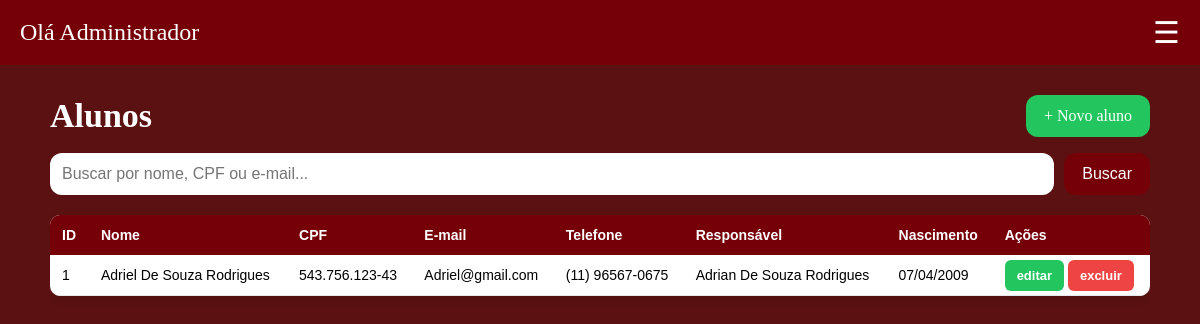
Page /Gestao-Escolar/php/admin/listaraluno.php (signed in) on the committed database.
### tables this page shows
CREATE TABLE IF NOT EXISTS `aluno` (
  `id_aluno` int NOT NULL AUTO_INCREMENT,
  `nome` varchar(100) NOT NULL,
  `email` varchar(50) DEFAULT NULL,
  `data_nascimento` date DEFAULT NULL,
  `cpf` varchar(14) NOT NULL,
  `tel` varchar(20) DEFAULT NULL,
  `responsavel` varchar(100) NOT NULL,
  PRIMARY KEY (`id_aluno`),
  UNIQUE KEY `cpf` (`cpf`),
  UNIQUE KEY `email` (`email`)
);

### Gestao-Escolar/php/verifica.php (called while the page is built, shortened)
<?php
function h($texto) {
    return htmlspecialchars((string)$texto, ENT_QUOTES, 'UTF-8');
}
function data_br($data) {
    return $data ? date("d/m/Y", strtotime($data)) : "—";
}

### Gestao-Escolar/php/admin/listaraluno.php (the view, shortened to what this page needs)
<?php
include "../verifica.php";
include_once "../conexao.php";
$busca = trim($_GET["busca"] ?? "");
$like = "%" . $busca . "%";
$stmt = $sql->prepare("SELECT * FROM aluno WHERE nome LIKE ? OR cpf LIKE ? OR email LIKE ? ORDER BY nome");
$stmt->bind_param("sss", $like, $like, $like);
$stmt->execute();
$query = $stmt->get_result();
?>
<!DOCTYPE html>
<html lang="pt-br">
<head>
    <link rel="stylesheet" href="../../css/style.css">
</head>
<body class="sla">
<?php include "../includes/header_admin.php"; ?>
<div class="container">
  <div class="page-head">
    <h2 class="titulo-pag">Alunos</h2>
    <a class="btn-novo" href="cadaluno.php">+ Novo aluno</a>
  </div>
  <form method="get" class="toolbar">
    <input type="search" name="busca" class="busca" placeholder="Buscar por nome, CPF ou e-mail..." value="<?php echo h($busca); ?>">
    <button class="btn" type="submit">Buscar</button>
  </form>
  <div class="tabela-wrap">
    <table>
      <thead>
        <tr><th>ID</th><th>Nome</th><th>CPF</th><th>E-mail</th><th>Telefone</th><th>Responsável</th><th>Nascimento</th><th>Ações</th></tr>
      </thead>
      <tbody>
<?php while ($row = $query->fetch_assoc()): ?>
        <tr>
          <td><?php echo (int)$row['id_aluno']; ?></td>
          <td><?php echo h($row['nome']); ?></td>
          <td><?php echo h($row['cpf']); ?></td>
          <td><?php echo h($row['email'] ?? '—'); ?></td>
          <td><?php echo h($row['tel'] ?? '—'); ?></td>
          <td><?php echo h($row['responsavel']); ?></td>
          <td><?php echo data_br($row['data_nascimento']); ?></td>
          <td class="acoes">
            <a class="btn-editar" href="edaluno.php?id=<?php echo (int)$row['id_aluno']; ?>">editar</a>
            <a class="btn-excluir" href="../excaluno.php?id=<?php echo (int)$row['id_aluno']; ?>">excluir</a>
          </td>
        </tr>
<?php endwhile; ?>
      </tbody>
    </table>
  </div>
</div>
</body>
</html>

### Gestao-Escolar/css/style.css (style rules this page uses)
.sla { margin: 0; background-color: rgb(91, 17, 17); }
a { text-decoration: none; }
table { width: 100%; border-collapse: collapse; margin: 20px 0; font-family: Arial, sans-serif; background: #fff; box-shadow: 0 4px 12px rgba(0,0,0,0.1); border-radius: 10px; overflow: hidden; }
table th { background: #eb25b3; color: white; padding: 12px; text-align: left; font-size: 14px; }
table td { padding: 12px; border-bottom: 1px solid #e5e7eb; font-size: 14px; }
.btn-editar, .btn-excluir { text-decoration: none; padding: 8px 12px; border-radius: 6px; color: white; font-size: 13px; font-weight: bold; }
.btn-editar { background-color: #22c55e; }
.btn-excluir { background-color: #ef4444; }
.container { max-width: 1100px; margin: 30px auto; padding: 0 20px; }
.page-head { display: flex; justify-content: space-between; align-items: center; flex-wrap: wrap; gap: 12px; margin-bottom: 16px; }
.titulo-pag { color: #ffffff; font-size: 34px; margin: 0; }
.btn, .btn-novo, .btn-form { display: inline-block; cursor: pointer; border: none; border-radius: 12px; padding: 12px 18px; font-size: 16px; background-color: rgb(118, 0, 8); color: #ffffff; transition: 0.2s; }
.btn-novo { background-color: #22c55e; }
.toolbar { display: flex; flex-wrap: wrap; gap: 10px; margin-bottom: 10px; }
.toolbar input, .toolbar select { padding: 12px; border-radius: 12px; border: none; outline: none; background-color: #ffffff; font-size: 16px; }
.toolbar .busca { flex: 1; min-width: 220px; }
.tabela-wrap { overflow-x: auto; }
.tabela-wrap table { margin: 10px 0; }
.tabela-wrap table th { background: rgb(118, 0, 8); white-space: nowrap; }
.tabela-wrap td.acoes { white-space: nowrap; }

### rows in the picture
aluno: id_aluno "1", nome "Adriel De Souza Rodrigues", cpf "543.756.123-43", email "Adriel@gmail.com", tel "(11) 96567-0675", responsavel "Adrian De Souza Rodrigues", data_nascimento "07/04/2009"
